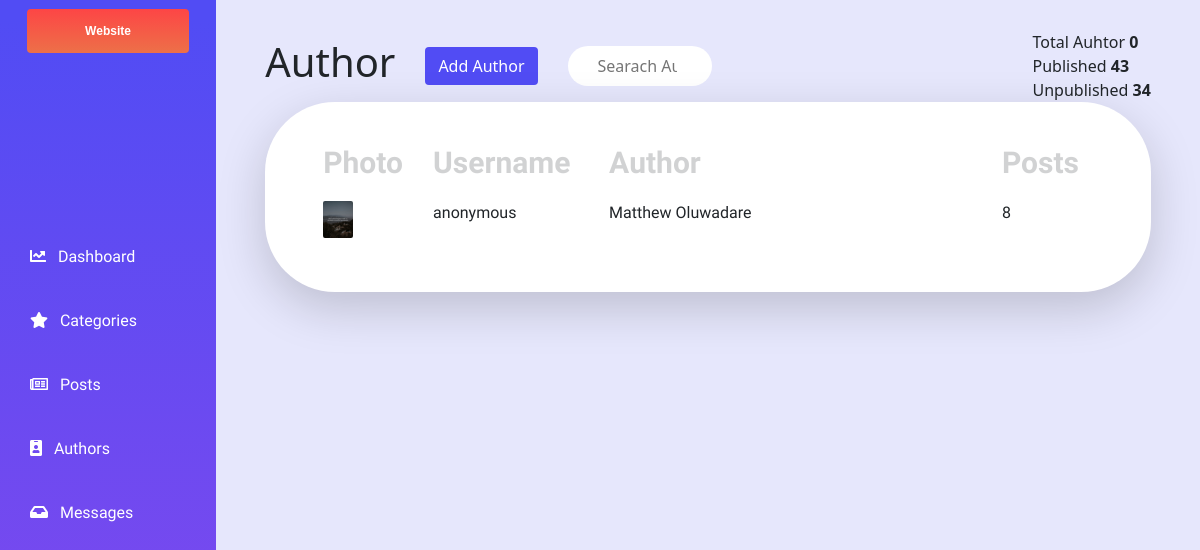
The page /dashboard/Authors/ (signed in) on the database its author committed.
### accounts/models.py (models this page shows)
class Author(models.Model):
    profile_image = models.ImageField(upload_to='accounts', blank=False, default='accounts/user01.jpeg')
    user = models.ForeignKey(settings.AUTH_USER_MODEL, on_delete=models.CASCADE)
    first_name = models.CharField(max_length=200, null=False)
    last_name = models.CharField(max_length=200, null=False)
    about = RichTextUploadingField()
    def countPosts(self):
        count = 0
        for post in Post.objects.all():
            if post.author == self.user:
                count = count+1
        return count

class CustomUser(AbstractUser):
    first_name = models.CharField(max_length=128)
    last_name = models.CharField(max_length=128)
    profile_image = models.ImageField(upload_to='accounts', blank=False, default='accounts/user01.jpeg')
    REQUIRED_FIELDS = [
        'first_name',
        'last_name',
        'email'
    ]

### website/models.py (models this page shows, shortened)
class Post(models.Model):
    title = models.CharField(max_length=250, unique=True)
    content = RichTextUploadingField()
    category = models.ForeignKey(Category, on_delete=models.CASCADE)
    image = models.ImageField(upload_to='post', blank=True, null=True)
    author = models.ForeignKey(settings.AUTH_USER_MODEL, on_delete=models.CASCADE)
    published = models.BooleanField(default=False)
    created = models.DateTimeField(auto_now_add=True, blank=True, null=True)
    updated = models.DateTimeField(auto_now=True, blank=True, null=True)
    read_time = models.IntegerField()
    slug = models.SlugField(null=True,unique=True)
    featured = models.BooleanField(default=False)
    view_count = models.IntegerField(default=0)
    class Meta:
        ordering = ('title',)
        verbose_name = 'post'
        verbose_name_plural = 'posts'

### dashboard/views.py (the view)
# urls.py: path('Authors/', views.AuthorView, name='authors'),
@user_passes_test(group_check)
def AuthorView(request):
    author_list = Author.objects.all()
    context = {
        'author_list': author_list,
    }
    return render(request, 'dashboard/author.html', context)

### contact/forms.py
class MessageForm(ModelForm):
    class Meta:
        model = Messages
        fields = ['name', 'email', 'body']

### dashboard/views.py (called while the page is built)
def group_check(user):
    if user.groups.filter(name="Admin").exists() == True:
        return True
    else:
        return False

### website/context_processors.py (called while the page is built)
def whatWeDo(request):
    whatWeDo = Post.objects.filter(category = 8)
    return dict(whatWeDo=whatWeDo)

def menu(request):
    links = Category.objects.filter(navbar = True)
    return dict(links=links)

def user_count(request):
    def get_ip(request):
            address = request.META.get('HTTP_X_FORWARDED_FOR')
            if address:
                ip = address.split(',')[-1].strip()
            else:
                ip = request.META.get('REMOTE_ADDR')
            return ip
    ip = get_ip(request)
    u = UserSession(user=ip)
    result = UserSession.objects.filter(Q(user__icontains=ip))
    if len(result) == 1:
        print("user exists")
    elif len(result) > 1:
        print("user exists again")
    else:
        u.save()
        print("user is uniqq")
    countusers = UserSession.objects.all().count()
    print("total users", countusers)
    return dict(countusers=countusers)

def post_menu(request):
    post_list = Post.objects.filter(published = True)
    return dict(post_list=post_list)

def message_count(request):
    message_countAll = Messages.objects.filter(read=False)
    message_count = message_countAll.count()
    return dict(message_count=message_count)

def contact_form(request):
    formMessage = MessageForm()
    context = {
        'formMessage':formMessage
    }
    return context

### dashboard/templates/dashboard/author.html (shortened to what this page needs)
{% extends "baseManager.html" %}
{% load static %}
{% block content%}
<link rel="stylesheet" href="{% static 'css/category.css' %}" />
  <div class="content mobileContainer">
    <div style="width: 90%;" class="tableHeaderContainer">
      <div class="postSection">
        <h1 class="postSectionItem">Author</h1>
        <a  href="{% url 'dashboard:addCategory' %}" class="postSectionItem btn btn-purple">Add Author</a>
        <form class="postSectionItem unwanted-column">
            <input class="postSectionSearch" placeholder="Searach Author.." type="search">
        </form>
      </div>
      <div style="float: right !important;" class="unwanted-column figuresSection">
        <p class="totalParagraph">Total Auhtor <span class="totalParagraphBold"> {{category_list|length}}</span></p>
        <p class="totalParagraph">Published <span class="totalParagraphBold"> 43</span></p>
        <p class="totalParagraph">Unpublished <span class="totalParagraphBold"> 34</span></p>
      </div>
    </div>
<div class="tableConatiner shadow-lg">
    <table  class="myTableStyling table table-borderless ">
        <thead class="thead-dark">
          <tr>
            <th scope="">Photo</th>
            <th class="unwanted-column">Username</th>
            <th class="nameWidthTable" scope="">Author</th>
            <th scope="cl">Posts</th>
          </tr>
        </thead>
        <tbody>
            {% for author in author_list %}
            <tr class="hoverMe">
            <td><img style="width: 30px; border-radius: 2px;" src="{{author.profile_image.url}}"> </td>
            <td class="unwanted-column">{{author.user}}</td>
            <td class="">{{author.first_name}} {{author.last_name}}</td>
            <td>{{author.countPosts}}</td>
          </tr>
          {% endfor %}
        </tbody>
      </table>
</div>
</div>
{% endblock content%}

### static/css/manager.css (style rules this page uses)
@media only screen and (min-width: 969px) { .content { height: 100vh !important; background-color: #E6E7FC; width: 82%; display: flex; align-items: center; flex-direction: column; } }
@media only screen and (min-width: 969px) { .sidebar, .content { height: 100vh !important; overflow: auto; float: left; } }

### static/css/category.css (style rules this page uses)
@media only screen and (min-width: 969px) { table { width: 100% !important; } }
@media only screen and (min-width: 969px) { th { opacity: 20% !important; font-size: 30px; font-family: 'Palanquin Dark', sans-serif; } }
@media only screen and (min-width: 969px) { td { font-family: 'Palanquin Dark', sans-serif; } }
@media only screen and (min-width: 969px) { .hoverMe { transition: 0.1s ease-in-out !important; } }
@media only screen and (min-width: 969px) { .myTableStyling { width: 90%; border-bottom: 100px !important; background-color: white; } }
@media only screen and (min-width: 969px) { .tableConatiner { display: flex; justify-content: center; width: 90%; padding: 30px 50px; border-radius: 70px; background-color: white; } }
@media only screen and (min-width: 969px) { .nameWidthTable { width: 50%; } }
@media only screen and (min-width: 969px) { .postSection { display: flex; align-items: center; } }
@media only screen and (min-width: 969px) { .tableHeaderContainer { padding-top: 3%; display: flex; align-items: center; justify-content: space-between; } }
@media only screen and (min-width: 969px) { .totalParagraph { margin:0; } }
@media only screen and (min-width: 969px) { .totalParagraphBold { font-weight: bolder; } }
@media only screen and (min-width: 969px) { .postSectionItem { margin-right:30px; } }
@media only screen and (min-width: 969px) { .btn-purple { background-color: #514CF4; color: white; } }
@media only screen and (min-width: 969px) { .postSectionSearch { border-radius: 20px; height: 1.5vw; border:none; width: 12vw; } }
@media only screen and (min-width: 969px) { ::placeholder { padding: 10px; } }
@media only screen and (min-width: 969px) { input[type="search"] { padding: 20px; } }

### rows shown on the page
Author: profile_image (picture), user "anonymous", first_name "Matthew", last_name "Oluwadare", countPosts "8"

### other values the page prints
{{ category_list|length }} "0"
